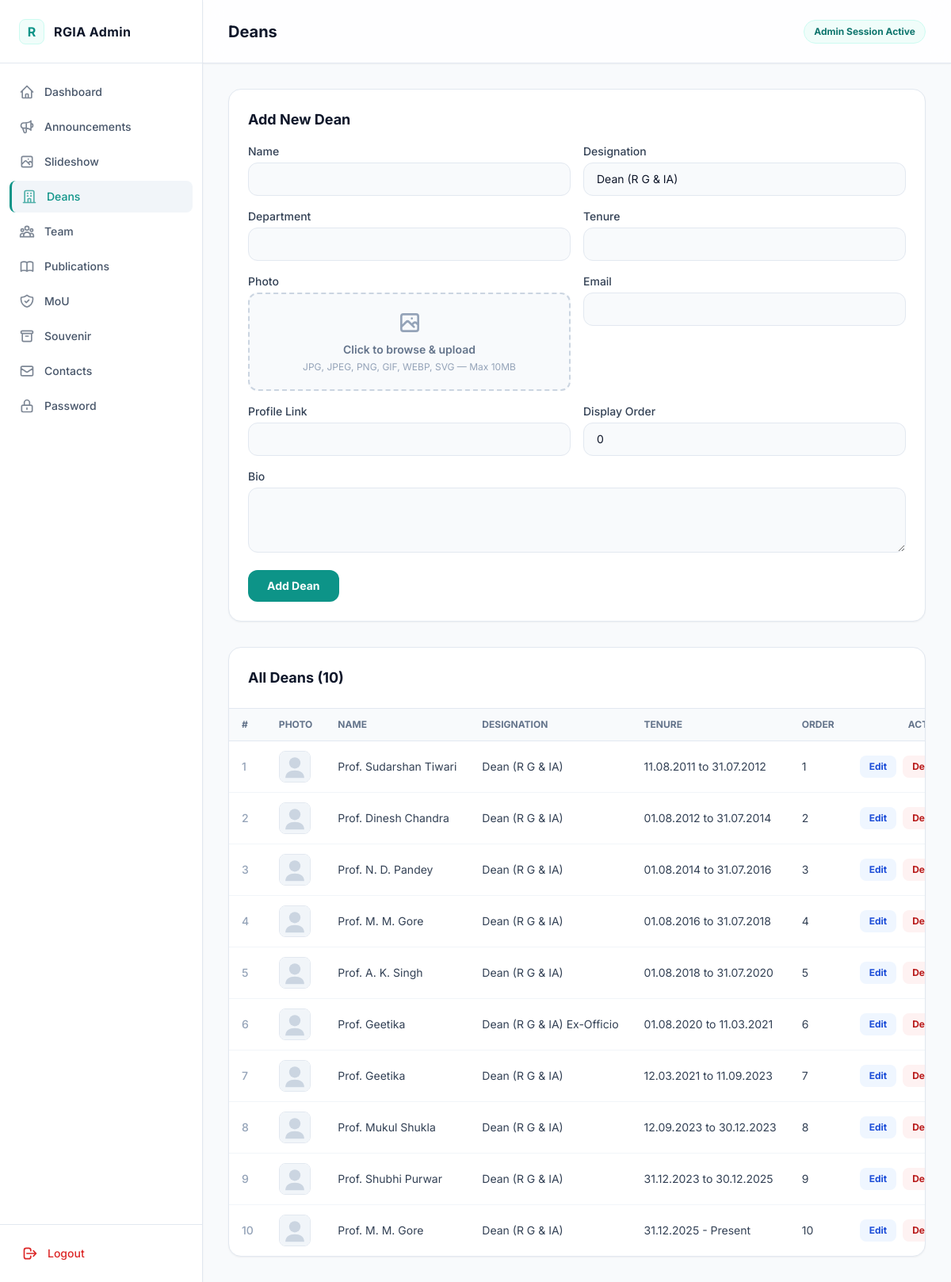
Screenshot of /admin/deans.php (signed in) with the database file from the repository.
### tables this page shows
CREATE TABLE IF NOT EXISTS `deans` (
  `id` INT AUTO_INCREMENT PRIMARY KEY,
  `name` VARCHAR(255) NOT NULL,
  `designation` VARCHAR(255) DEFAULT 'Dean (R G & IA)',
  `department` VARCHAR(255) DEFAULT '',
  `tenure` VARCHAR(255) NOT NULL,
  `image` VARCHAR(1000) DEFAULT '',
  `bio` TEXT DEFAULT NULL,
  `profile_link` VARCHAR(1000) DEFAULT '',
  `email` VARCHAR(255) DEFAULT '',
  `display_order` INT DEFAULT 0,
  `created_at` TIMESTAMP DEFAULT CURRENT_TIMESTAMP,
  `updated_at` TIMESTAMP DEFAULT CURRENT_TIMESTAMP ON UPDATE CURRENT_TIMESTAMP
);

### admin/deans.php (called while the page is built)
<?php
$crudConfig = [
    'table' => 'deans',
    'singular' => 'Dean',
    'plural' => 'Deans',
    'order' => 'display_order ASC',
    'fields' => [
        ['name' => 'name', 'label' => 'Name', 'required' => true],
        ['name' => 'designation', 'label' => 'Designation', 'default' => 'Dean (R G & IA)'],
        ['name' => 'department', 'label' => 'Department'],
        ['name' => 'tenure', 'label' => 'Tenure', 'required' => true],
        ['name' => 'image', 'label' => 'Photo', 'type' => 'file', 'allowed' => ['jpg', 'jpeg', 'png', 'gif', 'webp', 'svg']],
        ['name' => 'email', 'label' => 'Email'],
        ['name' => 'profile_link', 'label' => 'Profile Link'],
        ['name' => 'display_order', 'label' => 'Display Order', 'type' => 'number', 'default' => '0'],
        ['name' => 'bio', 'label' => 'Bio', 'type' => 'textarea'],
    ],
    'columns' => [
        ['key' => 'image', 'label' => 'Photo', 'type' => 'image'],
        ['key' => 'name', 'label' => 'Name'],
        ['key' => 'designation', 'label' => 'Designation'],
        ['key' => 'tenure', 'label' => 'Tenure'],
        ['key' => 'display_order', 'label' => 'Order'],
    ],
];
require __DIR__ . '/includes/crud_page.php';

### includes/functions.php (called while the page is built, shortened)
<?php
function sanitize($str) {
    return htmlspecialchars(trim($str), ENT_QUOTES, 'UTF-8');
}

### admin/includes/crud_page.php (the view, shortened to what this page needs)
<?php
require_once __DIR__ . '/../../includes/functions.php';
$db = getDB();
$table = $crudConfig['table'];
$editItem = null;
$order = $crudConfig['order'] ?? 'id DESC';
$items = $db->query("SELECT * FROM $table ORDER BY $order")->fetchAll();
$hasFileField = false;
foreach ($crudConfig['fields'] as $f) {
    if (($f['type'] ?? 'text') === 'file') { $hasFileField = true; break; }
}
include __DIR__ . '/admin_header.php';
?>
<div class="bg-white rounded-2xl border border-slate-200 p-6 mb-8 shadow-sm">
    <h3 class="text-lg font-bold text-slate-900 mb-4"><?php echo $editItem ? 'Edit' : 'Add New'; ?> <?php echo $crudConfig['singular']; ?></h3>
    <form method="POST" <?php echo $hasFileField ? 'enctype="multipart/form-data"' : ''; ?> class="space-y-4">
        <div class="grid md:grid-cols-2 gap-4">
            <?php foreach ($crudConfig['fields'] as $field): ?>
            <?php $fieldType = $field['type'] ?? 'text'; ?>
            <div class="<?php echo $fieldType === 'textarea' ? 'md:col-span-2' : ''; ?>">
                <label class="block text-sm font-medium text-slate-700 mb-1"><?php echo $field['label']; ?></label>
                <?php if ($fieldType === 'textarea'): ?>
                    <textarea name="<?php echo $field['name']; ?>" rows="3" class="w-full px-4 py-2.5 rounded-xl bg-slate-50 border border-slate-200 text-slate-900 text-sm focus:outline-none focus:ring-2 focus:ring-teal-500/50"><?php echo sanitize($editItem[$field['name']] ?? ''); ?></textarea>
                <?php elseif ($fieldType === 'file'): ?>
                    <div class="space-y-2">
                        <?php
                        $currentFile = $editItem[$field['name']] ?? '';
                        ?>
                        <label class="relative flex flex-col items-center justify-center w-full py-5 px-4 rounded-xl border-2 border-dashed border-slate-300 bg-slate-50 cursor-pointer hover:bg-teal-50 hover:border-teal-400 transition-all duration-200 group">
                            <span class="text-sm font-semibold text-slate-500 group-hover:text-teal-600 transition-colors">
                                <?php echo $currentFile ? 'Upload new file to replace' : 'Click to browse & upload'; ?>
                            </span>
                            <span class="text-xs text-slate-400 mt-1">
                                <?php
                                $allowedExts = $field['allowed'] ?? ['jpg', 'jpeg', 'png', 'gif', 'webp', 'svg', 'pdf'];
                                echo strtoupper(implode(', ', $allowedExts));
                                ?> — Max <?php echo round(($field['max_size'] ?? 10*1024*1024) / 1024 / 1024); ?>MB
                            </span>
                        </label>
                    </div>
                <?php else: ?>
                    <input type="<?php echo $fieldType; ?>" name="<?php echo $field['name']; ?>" value="<?php echo sanitize($editItem[$field['name']] ?? ($field['default'] ?? '')); ?>" class="w-full px-4 py-2.5 rounded-xl bg-slate-50 border border-slate-200 text-slate-900 text-sm focus:outline-none focus:ring-2 focus:ring-teal-500/50" <?php echo ($field['required'] ?? false) ? 'required' : ''; ?>>
                <?php endif; ?>
            </div>
            <?php endforeach; ?>
        </div>
        <div class="flex gap-3">
            <button type="submit" class="px-6 py-2.5 bg-teal-600 hover:bg-teal-700 text-white rounded-xl text-sm font-bold transition-colors"><?php echo $editItem ? 'Update' : 'Add'; ?> <?php echo $crudConfig['singular']; ?></button>
        </div>
    </form>
</div>
<div class="bg-white rounded-2xl border border-slate-200 shadow-sm overflow-hidden">
    <div class="p-6 border-b border-slate-200">
        <h3 class="text-lg font-bold text-slate-900">All <?php echo $crudConfig['plural']; ?> (<?php echo count($items); ?>)</h3>
    </div>
    <div class="overflow-x-auto">
        <table class="w-full text-sm">
            <thead class="bg-slate-50 border-b border-slate-200">
                <tr>
                    <th class="px-4 py-3 text-left text-xs font-bold text-slate-500 uppercase">#</th>
                    <?php foreach ($crudConfig['columns'] as $col): ?>
                        <th class="px-4 py-3 text-left text-xs font-bold text-slate-500 uppercase"><?php echo $col['label']; ?></th>
                    <?php endforeach; ?>
                    <th class="px-4 py-3 text-right text-xs font-bold text-slate-500 uppercase">Actions</th>
                </tr>
            </thead>
            <tbody class="divide-y divide-slate-100">
                <?php if (empty($items)): ?>
                    <tr><td colspan="<?php echo count($crudConfig['columns']) + 2; ?>" class="px-4 py-8 text-center text-slate-400">No <?php echo strtolower($crudConfig['plural']); ?> found.</td></tr>
                <?php else: ?>
                    <?php foreach ($items as $i => $item): ?>
                    <tr class="hover:bg-slate-50 transition-colors">
                        <td class="px-4 py-3 text-slate-400 font-medium"><?php echo $i + 1; ?></td>
                        <?php foreach ($crudConfig['columns'] as $col): ?>
                            <?php
                            $colType = $col['type'] ?? 'text';
                            $cellValue = $item[$col['key']] ?? '';
                            ?>
                            <td class="px-4 py-3 text-slate-700 max-w-xs truncate">
                                <?php if ($colType === 'image' && $cellValue): ?>
                                    <img src="<?php echo BASE_URL . '/' . sanitize($cellValue); ?>" alt="" class="w-10 h-10 object-cover rounded-lg border border-slate-200">
                                <?php else: ?>
                                    <?php echo sanitize(substr($cellValue, 0, 100)); ?>
                                <?php endif; ?>
                            </td>
                        <?php endforeach; ?>
                        <td class="px-4 py-3 text-right">
                            <div class="flex items-center justify-end gap-2">
                                <a href="?edit=<?php echo $item['id']; ?>" class="px-3 py-1.5 bg-blue-50 text-blue-700 rounded-lg text-xs font-bold hover:bg-blue-100 transition-colors">Edit</a>
                                <a href="?delete=<?php echo $item['id']; ?>" onclick="return confirm('Are you sure you want to delete this?')" class="px-3 py-1.5 bg-red-50 text-red-700 rounded-lg text-xs font-bold hover:bg-red-100 transition-colors">Delete</a>
                            </div>
                        </td>
                    </tr>
                    <?php endforeach; ?>
                <?php endif; ?>
            </tbody>
        </table>
    </div>
</div>
<?php include __DIR__ . '/admin_footer.php'; ?>

### assets/css/style.css (style rules this page uses)
body { background-color: #f8fafc; color: #0f172a; }
html { scroll-behavior: smooth; }
* { -webkit-font-smoothing: antialiased; -moz-osx-font-smoothing: grayscale; }
a, button, input, select, textarea { transition-property: color, background-color, border-color, box-shadow; transition-duration: 0.2s; transition-timing-function: ease; }
img { content-visibility: auto; }

### rows the page displays
deans: image (placeholder picture), name "Prof. Sudarshan Tiwari", designation "Dean (R G & IA)", tenure "11.08.2011 to 31.07.2012", display_order "1"
deans: image (placeholder picture), name "Prof. Dinesh Chandra", designation "Dean (R G & IA)", tenure "01.08.2012 to 31.07.2014", display_order "2"
deans: image (placeholder picture), name "Prof. N. D. Pandey", designation "Dean (R G & IA)", tenure "01.08.2014 to 31.07.2016", display_order "3"
deans: image (placeholder picture), name "Prof. M. M. Gore", designation "Dean (R G & IA)", tenure "01.08.2016 to 31.07.2018", display_order "4"
deans: image (placeholder picture), name "Prof. A. K. Singh", designation "Dean (R G & IA)", tenure "01.08.2018 to 31.07.2020", display_order "5"
deans: image (placeholder picture), name "Prof. Geetika", designation "Dean (R G & IA) Ex-Officio", tenure "01.08.2020 to 11.03.2021", display_order "6"
deans: image (placeholder picture), name "Prof. Geetika", designation "Dean (R G & IA)", tenure "12.03.2021 to 11.09.2023", display_order "7"
deans: image (placeholder picture), name "Prof. Mukul Shukla", designation "Dean (R G & IA)", tenure "12.09.2023 to 30.12.2023", display_order "8"
deans: image (placeholder picture), name "Prof. Shubhi Purwar", designation "Dean (R G & IA)", tenure "31.12.2023 to 30.12.2025", display_order "9"
deans: image (placeholder picture), name "Prof. M. M. Gore", designation "Dean (R G & IA)", tenure "31.12.2025 - Present", display_order "10"

### other values shown
$link['name'] "Dashboard"
$link['name'] "Announcements"
$link['name'] "Slideshow"
$link['name'] "Deans"
$link['name'] "Team"
$link['name'] "Publications"
$link['name'] "MoU"
$link['name'] "Souvenir"
$link['name'] "Contacts"
$link['name'] "Password"
$currentPageName "Deans"
$crudConfig['singular'] "Dean"
$field['label'] "Name"
$field['label'] "Designation"
$field['label'] "Department"
